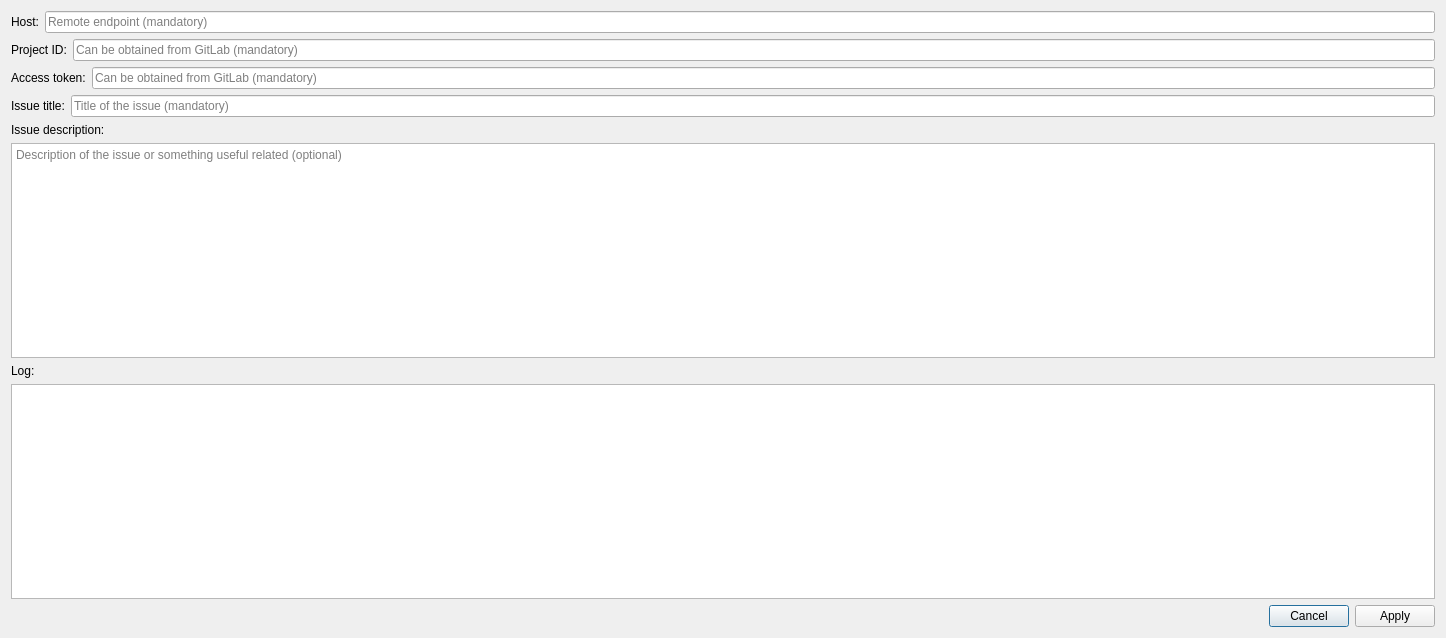
<?xml version="1.0" encoding="UTF-8"?>
<ui version="4.0">
 <class>BugreportDialog</class>
 <widget class="QDialog" name="BugreportDialog">
  <property name="geometry">
   <rect>
    <x>0</x>
    <y>0</y>
    <width>1446</width>
    <height>638</height>
   </rect>
  </property>
  <property name="windowTitle">
   <string>Send report</string>
  </property>
  <layout class="QVBoxLayout" name="verticalLayout">
   <item>
    <layout class="QHBoxLayout" name="horizontalLayout_2">
     <item>
      <widget class="QLabel" name="label">
       <property name="text">
        <string>Host:</string>
       </property>
      </widget>
     </item>
     <item>
      <widget class="QLineEdit" name="hostLineEdit">
       <property name="placeholderText">
        <string>Remote endpoint (mandatory)</string>
       </property>
      </widget>
     </item>
    </layout>
   </item>
   <item>
    <layout class="QHBoxLayout" name="horizontalLayout_3">
     <item>
      <widget class="QLabel" name="label_2">
       <property name="text">
        <string>Project ID:</string>
       </property>
      </widget>
     </item>
     <item>
      <widget class="QLineEdit" name="projectLineEdit">
       <property name="placeholderText">
        <string>Can be obtained from GitLab (mandatory)</string>
       </property>
      </widget>
     </item>
    </layout>
   </item>
   <item>
    <layout class="QHBoxLayout" name="horizontalLayout_4">
     <item>
      <widget class="QLabel" name="label_3">
       <property name="text">
        <string>Access token:</string>
       </property>
      </widget>
     </item>
     <item>
      <widget class="QLineEdit" name="accessTokenLineEdit">
       <property name="echoMode">
        <enum>QLineEdit::Password</enum>
       </property>
       <property name="placeholderText">
        <string>Can be obtained from GitLab (mandatory)</string>
       </property>
      </widget>
     </item>
    </layout>
   </item>
   <item>
    <layout class="QHBoxLayout" name="horizontalLayout_5">
     <item>
      <widget class="QLabel" name="label_6">
       <property name="text">
        <string>Issue title:</string>
       </property>
      </widget>
     </item>
     <item>
      <widget class="QLineEdit" name="titleLineEdit">
       <property name="placeholderText">
        <string>Title of the issue (mandatory)</string>
       </property>
      </widget>
     </item>
    </layout>
   </item>
   <item>
    <widget class="QLabel" name="label_4">
     <property name="text">
      <string>Issue description:</string>
     </property>
    </widget>
   </item>
   <item>
    <widget class="QTextEdit" name="descriptionTextEdit">
     <property name="placeholderText">
      <string>Description of the issue or something useful related (optional)</string>
     </property>
    </widget>
   </item>
   <item>
    <widget class="QLabel" name="logTextEditLabel">
     <property name="text">
      <string>Log:</string>
     </property>
    </widget>
   </item>
   <item>
    <widget class="QTextEdit" name="logTextEdit"/>
   </item>
   <item>
    <layout class="QHBoxLayout" name="horizontalLayout">
     <item>
      <widget class="QLabel" name="statusLabel">
       <property name="text">
        <string/>
       </property>
       <property name="openExternalLinks">
        <bool>true</bool>
       </property>
      </widget>
     </item>
     <item>
      <widget class="QDialogButtonBox" name="buttonBox">
       <property name="standardButtons">
        <set>QDialogButtonBox::Apply|QDialogButtonBox::Cancel</set>
       </property>
      </widget>
     </item>
    </layout>
   </item>
  </layout>
 </widget>
 <resources/>
 <connections/>
</ui>
